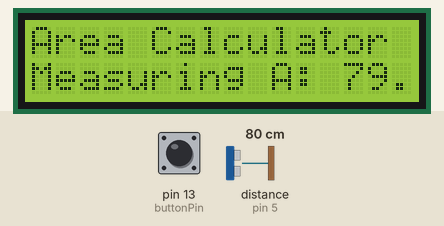
Recording of a sketch running on a simulated Arduino Uno, built with avr-gcc and run on an emulated ATmega328P. Parts: 16×2 character LCD. Wiring (inferred from the names in the program): ultrasonic range finder: trigger pin 6; echo pin 5. The test bench sets the inputs (shaded band); at power-on: pin 13 (buttonPin) HIGH, distance to the obstacle (sensor on pin 5) 80 cm. The echo pulse lasts 58.3 µs per cm; what the sketch prints to the serial monitor is not drawn.

Above: at 1.2 s.
1.3 s: pin 13 (buttonPin) pulled LOW for 0.15 s
At 3.1 s:
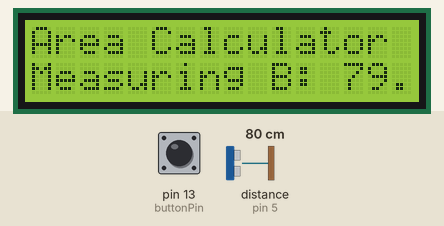
3.4 s: pin 13 (buttonPin) pulled LOW for 1 s
At 4.9 s:
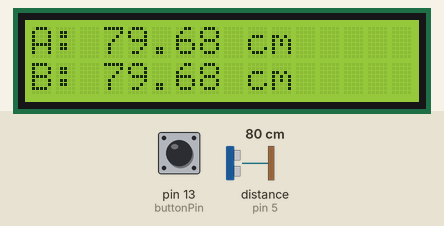
7.4 s: pin 13 (buttonPin) pulled LOW for 3.2 s
At 11.9 s:
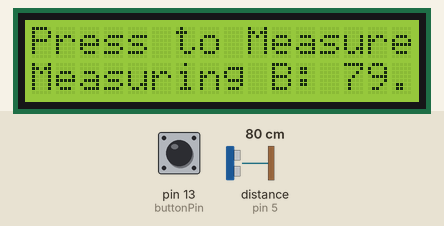
12.2 s: distance to the obstacle (sensor on pin 5) set to 299 cm
At 13.1 s:
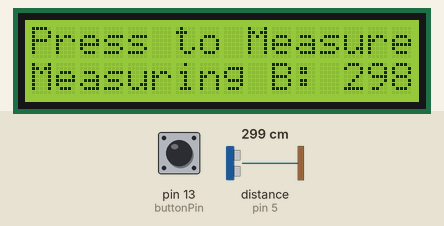
13.7 s: pin 13 (buttonPin) pulled LOW for 1 s
At 17.4 s:
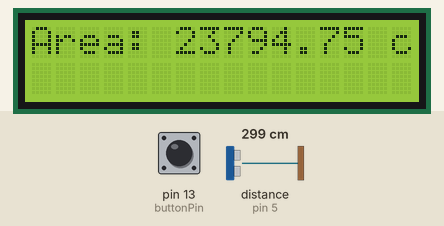
17.7 s: distance to the obstacle (sensor on pin 5) set to 9 cm
At 21.4 s:
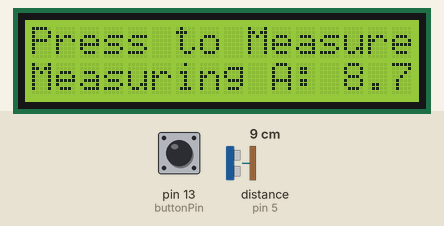
Timing chart, 0 to 21.7 s (numbered marks = the images above; inputs shaded):
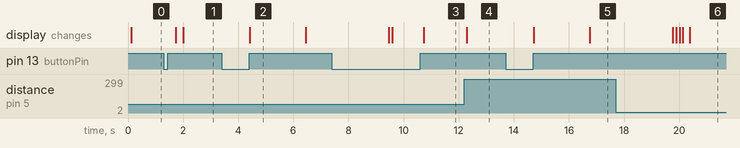

Measured:
- after the input at 1.3 s, the display: first changes after 0.44 s (image 1 shows a later state)
- after the input at 3.4 s, the display: changes after 1.0 s (image 2)
- after the input at 12.2 s, the display: changes after 0.09 s (image 4)
- after the input at 13.7 s, the display: first changes after 1.0 s (image 5 shows a later state)
- what the display in image 2 shows lasts 2.0 s, from 4.4 s to 6.4 s

The sketch:

area.ino
```cpp
#include <LiquidCrystal_I2C.h>
#include <Wire.h>

LiquidCrystal_I2C lcd(0x27, 16, 2);
const int trigPin = 6;
const int echoPin = 5;
const int buttonPin = 13;

float duration, distance;
float A = 0, B = 0;
bool measuringA = true;

void setup() {
  pinMode(trigPin, OUTPUT);
  pinMode(echoPin, INPUT);
  pinMode(buttonPin, INPUT_PULLUP);
  Serial.begin(9600);
  lcd.init();
  lcd.backlight();
  lcd.setCursor(0, 0);
  lcd.print("Area Calculator");
  lcd.setCursor(0, 1);
  lcd.print("Press to Measure");
}

void loop() {
  // Trigger ultrasonic sensor
  digitalWrite(trigPin, LOW);
  delayMicroseconds(2);
  digitalWrite(trigPin, HIGH);
  delayMicroseconds(10);
  digitalWrite(trigPin, LOW);

  // Read echo time and calculate distance
  duration = pulseIn(echoPin, HIGH);
  distance = (duration * 0.0343) / 2;

  Serial.print("Distance: ");
  Serial.println(distance);

  lcd.setCursor(0, 1);
  lcd.print("Measuring ");
  lcd.print(measuringA ? "A: " : "B: ");
  lcd.print(distance);
  lcd.print(" cm   "); // Clear trailing characters

  // Button press detection (debounce)
  if (digitalRead(buttonPin) == LOW) {
    delay(200); // Debounce delay
    while (digitalRead(buttonPin) == LOW); // Wait for release

    if (measuringA) {
      A = distance;
      measuringA = false;
    } else {
      B = distance;
      measuringA = true;
      float area = A * B;

      lcd.clear();
      lcd.setCursor(0, 0);
      lcd.print("A: ");
      lcd.print(A);
      lcd.print(" cm");

      lcd.setCursor(0, 1);
      lcd.print("B: ");
      lcd.print(B);
      lcd.print(" cm");
      delay(2000);

      lcd.clear();
      lcd.setCursor(0, 0);
      lcd.print("Area: ");
      lcd.print(area);
      lcd.print(" cm2");
      delay(3000);
      lcd.clear();
      lcd.setCursor(0, 0);
      lcd.print("Press to Measure");
    }
  }

  delay(100);
}
```
